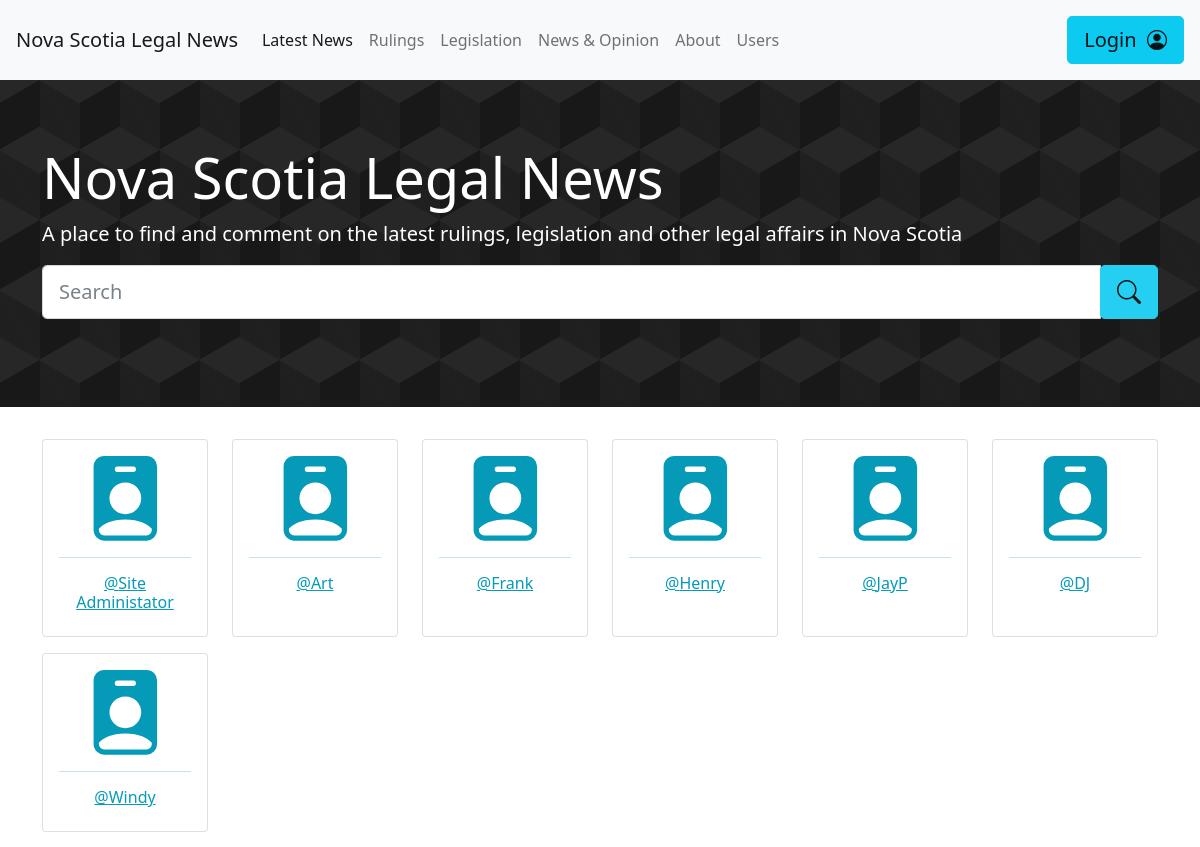
Screenshot of /website/users.php with the database file from the repository.
### tables this page shows
CREATE TABLE users (
    userID int AUTO_INCREMENT,
	userName varchar(255),
	firstName varchar(255),
    lastName varchar(255),
	emailAddress varchar(255),
	registrationDate datetime,
    verificationStatus bool,
    profileVisibility bool,
    PRIMARY KEY (userID)
);

### website/inc/components/userdisplay.php (the view, shortened to what this page needs)
<div class = "row">
    <?php
        $userID = $_GET["userID"];
        if (!$userID){
            $querySQL = " SELECT userName, userID from users";
            $result = $dbconn->query($querySQL);
            foreach($result as $user){
        ?>
        <div class = "col-lg-2 col-md-3 col-sm-4 col-4 d-flex align-items-stretch">
                <div class="card user-grid">
                <a href = "users.php?userID=<?php echo($user["userID"]);?>">
                    <div class="card-body">
                    <hr>
                    <h6 class="card-title">@<?php echo($user["userName"]);?></h6>
                    </div>
                </div>
        </div>
        <?php
            }
        }
?>
</div>

### website/styles/main.css (style rules this page uses)
a { color: #049ab8; }
body { overflow: overlay; }
.card { margin-bottom: 1em; }
.user-grid { text-align: center; width: 100%; }

### rows the page displays
users: userName "Site Administator"
users: userName "Art"
users: userName "Frank"
users: userName "Henry"
users: userName "JayP"
users: userName "DJ"
users: userName "Windy"
